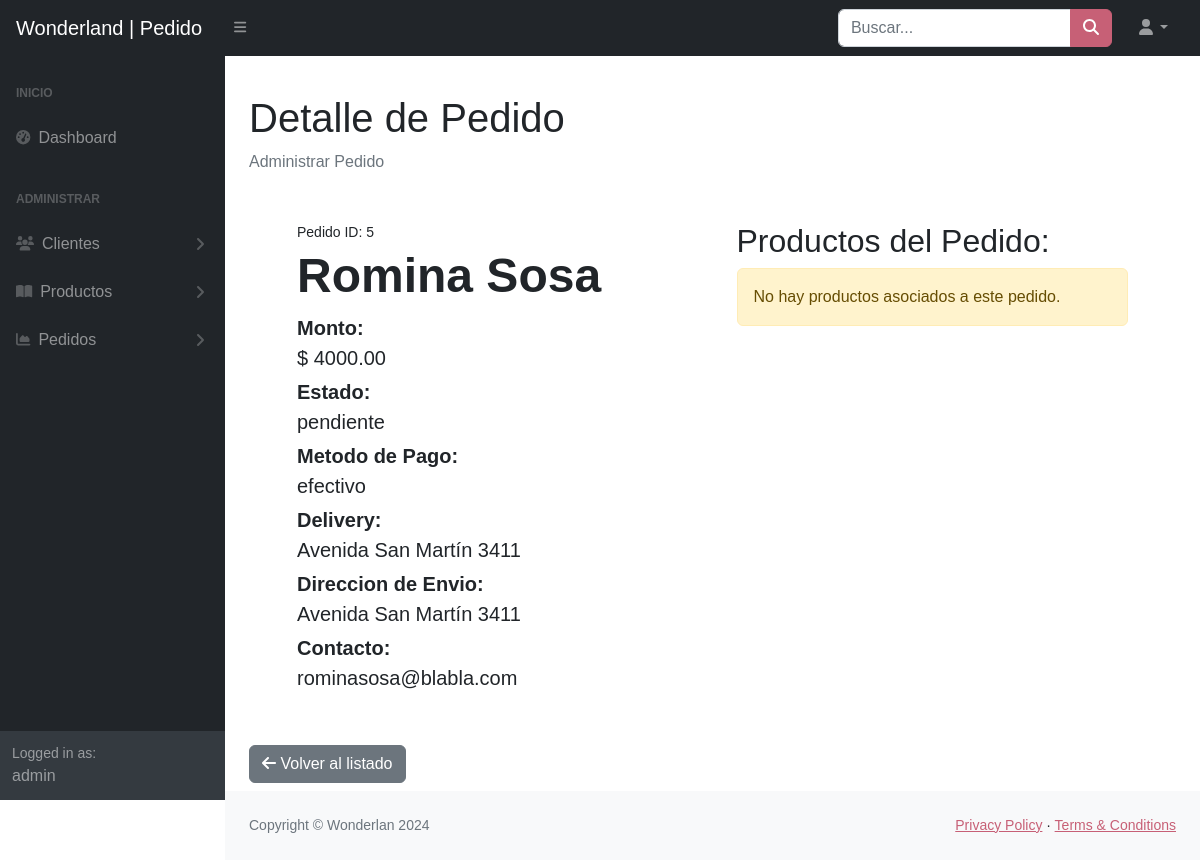
The app's page /admin/vistas/pedido_detalle.php?id=5 (signed in) with its own data.
### tables this page shows
CREATE TABLE IF NOT EXISTS `pedido` (
  `id_pedido` int(11) NOT NULL AUTO_INCREMENT,
  `id_cliente` int(11) DEFAULT NULL,
  `fecha_pedido` datetime DEFAULT current_timestamp(),
  `monto_total` decimal(10,2) NOT NULL,
  `estado` enum('pendiente','completado') DEFAULT 'pendiente',
  `metodo_pago` enum('efectivo') DEFAULT 'efectivo',
  `delivery` int(11) DEFAULT NULL,
  `direccion_envio` text DEFAULT NULL,
  `contacto` text DEFAULT NULL,
  PRIMARY KEY (`id_pedido`),
  KEY `id_cliente` (`id_cliente`)
);

CREATE TABLE IF NOT EXISTS `cliente` (
  `id_cliente` int(11) NOT NULL AUTO_INCREMENT,
  `nombre` varchar(50) NOT NULL,
  `apellido` varchar(50) NOT NULL,
  `email` varchar(50) NOT NULL,
  `telefono` varchar(50) NOT NULL,
  `direccion` varchar(50) NOT NULL,
  `fecha_alta` timestamp NULL DEFAULT NULL,
  PRIMARY KEY (`id_cliente`) USING BTREE
);

### admin/includes/pedidos/leer_pedido.php (called while the page is built, shortened)
<?php
if (isset($_GET['id'])) {
    $id = $_GET['id'];
    $sql = "SELECT pedido.*, cliente.*
            FROM pedido
            JOIN cliente ON pedido.id_cliente = cliente.id_cliente
            WHERE pedido.id_pedido = ?";
    $stmt = $conn->prepare($sql);
    $stmt->bind_param("i", $id);
    $stmt->execute();
    $result = $stmt->get_result();
    $pedido = $result->fetch_assoc();
}

### admin/vistas/pedido_detalle.php (the view, shortened to what this page needs)
<?php
include '../includes/config.php';
include '../includes/pedidos/leer_pedido.php';
?>
<!DOCTYPE html>
<html lang="en">
<?php
include "../includes/head.php";
?>
<body class="sb-nav-fixed">
    <?php include "../includes/nav.php";?>
    <div id="layoutSidenav">
        <?php include "../includes/sidemenu.php";?>
        <div id="layoutSidenav_content">
            <main>
                <div class="container-fluid px-4">
                    <h1 class="mt-4">Detalle de Pedido</h1>
                    <ol class="breadcrumb mb-4">
                        <li class="breadcrumb-item active">Administrar Pedido</li>
                    </ol>
                    <div class="container px-4 px-lg-5 my-5">
                        <div class="row gx-4 gx-lg-5">
                            <div class="col-sm-6">
                                <div class="small mb-1">Pedido ID: <?php echo $pedido['id_pedido']; ?></div>
                                <h1 class="display-5 fw-bolder">
                                    <?php echo $pedido['nombre'] . ' ' . $pedido['apellido']; ?>
                                </h1>
                                <div class="fs-5 mb-1">
                                    <div><strong>Monto:</strong></div>
                                    <span class="">$ <?php echo $pedido['monto_total']; ?></span>
                                </div>
                                <div class="fs-5 mb-1">
                                    <div><strong>Estado:</strong></div>
                                    <span class=""> <?php echo $pedido['estado']; ?></span>
                                </div>
                                <div class="fs-5 mb-1">
                                    <div><strong>Metodo de Pago:</strong></div>
                                    <span class=""><?php echo $pedido['metodo_pago']; ?></span>
                                </div>
                                <div class="fs-5 mb-1">
                                    <div><strong>Delivery:</strong></div>
                                    <span class=""><?php echo $pedido['direccion_envio']; ?></span>
                                </div>
                                <div class="fs-5 mb-1">
                                    <div><strong>Direccion de Envio:</strong></div>
                                    <span class=""><?php echo $pedido['direccion_envio']; ?></span>
                                </div>
                                <div class="fs-5 mb-1">
                                    <div><strong>Contacto:</strong></div>
                                    <span class=""><?php echo $pedido['contacto']; ?></span>
                                </div>
                            </div>
                            <div class="col-sm-6">
                                <h2>Productos del Pedido:</h2>
                                <?php if (!empty($productos)): ?>
                                <div class="list-group mt-3">
                                    <?php foreach ($productos as $producto): ?>
                                    <a href="#" class="list-group-item list-group-item-action">
                                        <div class="d-flex w-100 justify-content-between">
                                            <h5 class="mb-1"><?=htmlspecialchars($producto['nombre_producto'])?></h5>
                                            <small>Precio: $<?=number_format($producto['precio'], 2)?></small>
                                        </div>
                                        <p class="mb-1"><?=htmlspecialchars($producto['descripcion'])?></p>
                                        <small>Cantidad: <?=htmlspecialchars($producto['cantidad'])?></small>
                                    </a>
                                    <?php endforeach;?>
                                </div>
                                <?php else: ?>
                                <div class="alert alert-warning" role="alert">
                                    No hay productos asociados a este pedido.
                                </div>
                                <?php endif;?>
                            </div>
                        </div>
                    </div>
                    <div class="text-right mb-2">
                        <a href="pedidos.php" class="btn btn-secondary"><i class="fa-solid fa-arrow-left"></i>
                            Volver
                            al listado</a>
                    </div>
                </div>
            </main>
            <?php include '../includes/footer.php';?>
        </div>
    </div>
</body>
</html>

### records on screen
pedido: id_pedido "5", id_cliente.nombre "Romina", id_cliente.apellido "Sosa", monto_total "4000.00", estado "pendiente", metodo_pago "efectivo", direccion_envio "Avenida San Martín 3411", contacto "rominasosa@blabla.com"

### other values on screen
$title "Wonderland | Pedido"
$_SESSION['username'] "admin"
